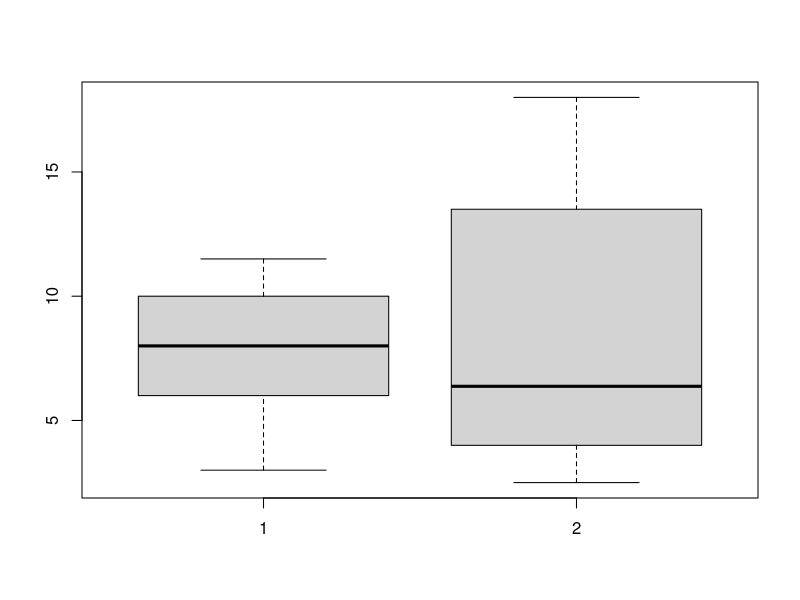
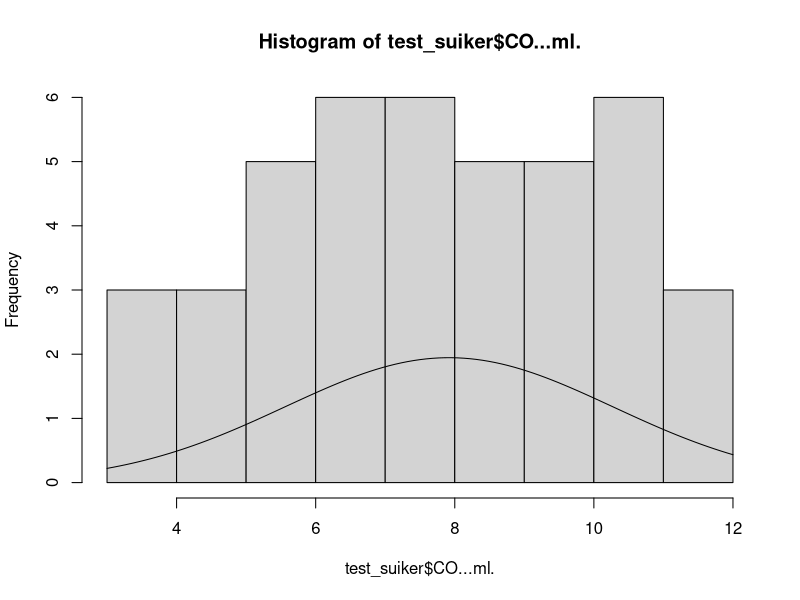
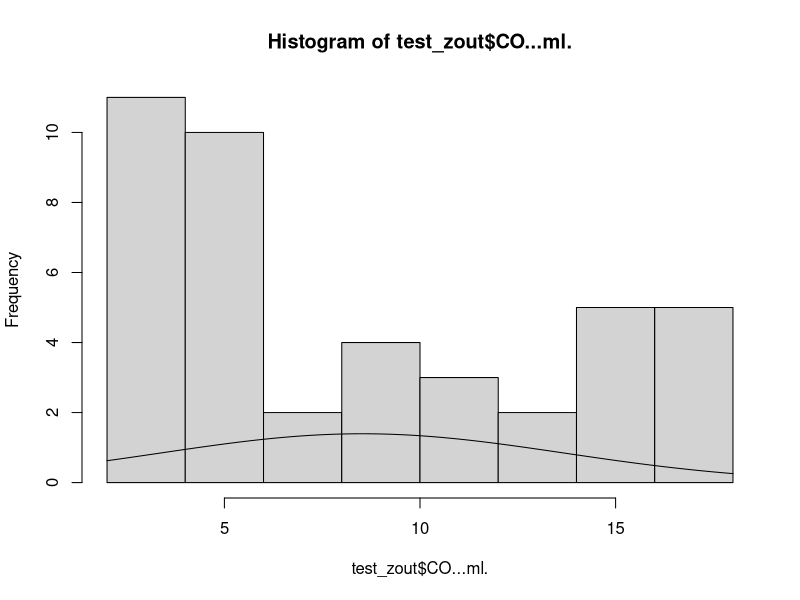

These figures' R source, in order:
## ---- chunk 1
knitr::opts_chunk$set(echo = TRUE)
## ---- chunk 2
library("pwr")
# library("ggplot2")
# library("dplyr")
# library("tidyr")
## ---- chunk 3

test_suiker <- read.csv2("Maatsheet Experiment Gist suiker.csv")
test_zout <- read.csv2("Maatsheet Experiment Gist zout.csv")
data.frame(test_suiker)
data.frame(test_zout)
boxplot(test_suiker$CO...ml. , test_zout$CO...ml.)
## ---- chunk 4
#suiker
gem_output_s <- mean(test_suiker$CO...ml.)
deviatie_s <- sd(test_suiker$CO...ml.)
sample_count_s <- length(test_suiker$CO...ml.)
hist(test_suiker$CO...ml.)
curve(dnorm(x, mean = gem_output_s, sd = deviatie_s)*max(test_suiker$CO...ml.),  add = T)

#zout
gem_output_z <- mean(test_zout$CO...ml.)
deviatie_z <- sd(test_zout$CO...ml.)
sample_count_z <- length(test_zout$CO...ml.)
hist(test_zout$CO...ml.)
curve(dnorm(x,mean = gem_output_z, sd = deviatie_z)*max(test_zout$CO...ml.), add = T)

## ---- chunk 5
# suiker
BI_S <- gem_output_s + qt(c(0.025, 0.975),sample_count_s-1)* deviatie_s/sqrt(sample_count_s)
# zout
BI_Z <- gem_output_z + qt(c(0.025, 0.975),sample_count_z-1)* deviatie_z/sqrt(sample_count_z)
cat(BI_S,"betrouwbaarheids interval suiker    ",BI_Z,"Betrouwbaarheids interval zout")
## ---- chunk 6
# suiker
t.test(test_suiker$CO...ml. , mu = 0,  alternative = "two.sided")
# zout
t.test(test_zout$CO...ml. , mu = 0,  alternative = "two.sided")
# dubbele t test
t.test(test_suiker$CO...ml. ,mu = 0 ,test_zout$CO...ml. , alternative = "two.sided")
## ---- chunk 7
# suiker
fout_in_gem_s <- deviatie_s/sqrt(gem_output_s)
# zout
fout_in_gem_z <- deviatie_z/sqrt(gem_output_z)

cat(fout_in_gem_s,"dit is de fout in het gemmidelde bij suiker","       ",fout_in_gem_z,"dit is de fout in het gemiddelde bij zout")
## ---- chunk 8
#suiker
t_waarde_s <- t.test(test_suiker$CO...ml. , mu = 6, alternative = "two.sided")
t_s <- t_waarde_s$statisti
d_s <- t_s / sqrt(sample_count_s)
cat(d_s,"d waarde suiker")
# zout
t_waarde_z <- t.test(test_zout$CO...ml. , mu = 6, alternative = "two.sided")
t_z <- t_waarde_z$statisti
d_z <- t_z / sqrt(sample_count_z)
cat("     ",d_z,"d waarde zout")

## ---- chunk 9
# suiker
pwr.t.test(d= d_s, sig.level = 0.05,power = 0.8, type = "one.sample", alternative = "two.sided")
# zout
pwr.t.test(d= d_z, sig.level = 0.05,power = 0.8, type = "one.sample", alternative = "two.sided")
## ---- chunk 10
suiker_data <- read.csv("data/Maatsheet Experiment Gist_Test Data Suiker.csv")
zout_data <- read.csv("data/Maatsheet Experiment Gist_Test Data Zout.csv")
data.frame(suiker_data)
